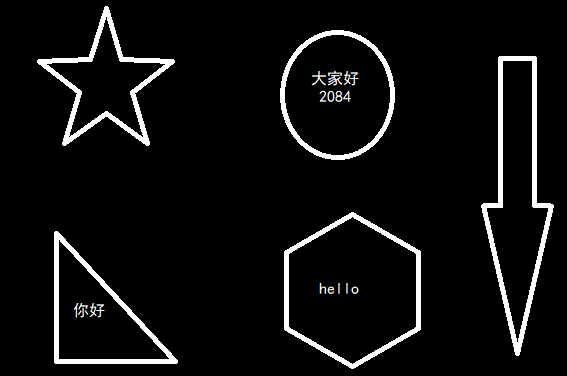
#> input picture testopencv/bbb.png, 567 x 376 px, found by its file name
$ python testgray.py
#> lines starting #> are read from the running program, lines starting #| are printed output that depends on the picture; after the words box and inside, x2 and y2 are one past the last pixel; in counts of white or black regions, pixels touching at a corner belong together
import cv2
import os
import numpy as np
import easyocr

# [25 lines of commented-out code are left out]

path = 'bbb.PNG'
img = cv2.imread(path)
#> img is the input picture: shape (376, 567, 3); mean B, G, R 15.1, 15.1, 15.1
# [10 lines of commented-out code are left out]

gray = cv2.cvtColor(img, cv2.COLOR_BGR2GRAY)
etVal,threshold = cv2.threshold(gray,127, 255, cv2.THRESH_BINARY_INV)
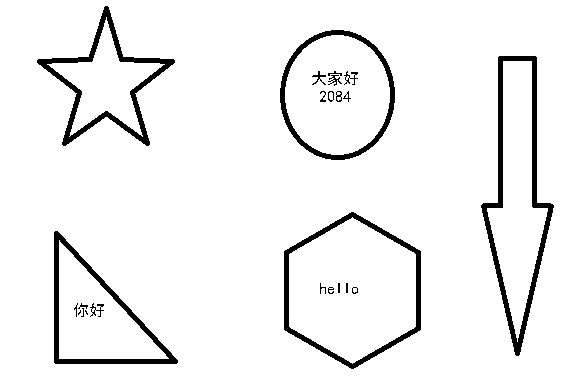
#> threshold: shape (376, 567); 94.1% white; 24 black regions (4 under 20 px)
# [10 lines of commented-out code are left out]

contours, hier = cv2.findContours(threshold,cv2.RETR_TREE,cv2.CHAIN_APPROX_NONE)
#> contours = 57 contours, 25 with area under 20; largest, box (x1, y1, x2, y2) and area: (0, 0, 567, 376) 212250, (283, 211, 422, 370) 16416, (289, 217, 416, 364) 13738, (480, 55, 555, 357) 12062, (279, 29, 396, 161) 11908
# [4 lines of commented-out code are left out]
cv2.imshow('yuan',img)


for i in range(len(list(contours))):
    cnt = contours[i]

##    jd = 0.05
##    epsilon  = jd*cv2.arcLength(cnt,True)
##    approx = cv2.approxPolyDP(cnt, epsilon, True)

    x, y ,w ,h  = cv2.boundingRect(cnt)
    print(x,y,w,h)
    #dst = cv2.rectangle(img,(x,y),(x+w,y+h),(0,0,255),3)
    #dst = cv2.drawContours(img,[approx],-1,(0,0,255),3)
    #ROIname = 'ROI{num}'.format(num=i)
    ROI = img[y:y+h,x:x+w]
    name = str(i)+"_test.png"
    cv2.imwrite(name,ROI)
    #ROI = img[x:x+w,y:y+h]
    cv2.imshow(str(i),ROI)


    print ("面积",cv2.contourArea(cnt))
    print ("周长",cv2.arcLength(cnt,True))
#> this loop made 57 passes
#> (x, y, w, h, name) on passes 1, 2, 3, 5, 6, 7, 8, 9, 10, 11, 12, 13: (0, 0, 567, 376, '0_test.png'), (53, 230, 126, 135, '1_test.png'), (59, 240, 110, 119, '2_test.png'), (90, 313, 4, 4, '4_test.png'), (91, 309, 6, 8, '5_test.png'), (84, 309, 5, 7, '6_test.png'), (77, 309, 5, 7, '7_test.png'), (90, 308, 3, 5, '8_test.png'), (80, 307, 5, 11, '9_test.png'), (95, 306, 10, 12, '10_test.png'), (77, 306, 4, 4, '11_test.png'), (73, 304, 5, 14, '12_test.png')
#> (cnt, x, y, w, h, name) on passes 4, 33, 39: ([[89, 316], [90, 315], [91, 316], [90, 317]], 89, 315, 3, 3, '3_test.png'), ([[345, 94], [346, 93], [347, 94], [346, 95]], 345, 93, 3, 3, '32_test.png'), ([[343, 84], [344, 83], [345, 84], [344, 85]], 343, 83, 3, 3, '38_test.png')
#> (printed output is left out)
#> pass 2, `ROI = img[y:y+h,x:x+w]`:
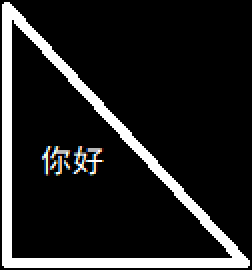
#> ROI: shape (135, 126, 3) (shown 2 times larger); mean B, G, R 33.6, 33.6, 33.6
#> pass 3, `ROI = img[y:y+h,x:x+w]`:
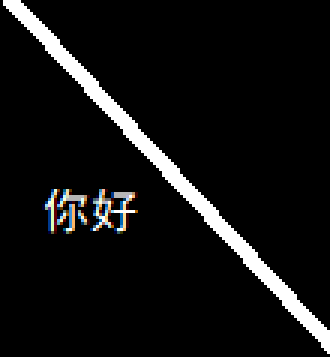
#> ROI: shape (119, 110, 3) (shown 3 times larger); mean B, G, R 18.1, 18.1, 18.1


# [14 lines of commented-out code are left out]
# [96 lines left out: functions ToBinray, GetContours, GetContours_Attrib, GetApprox, BoundingRect, Circle, not called in this run]

##
##if __name__ == '__main__':
##    img = cv.imread('Resource/contour.jpg')
##    cv.imshow('img', img)
##
##    ToBinray()              #转二进制
##
##    GetContours()           #提取轮廓
##
##    GetContours_Attrib()    #获取轮廓信息
##
##    GetApprox()             #轮廓近似
##
##    BoundingRect()          #边界矩形
##
##    Circle()                #外接圆
##
##    cv.waitKey(0)
